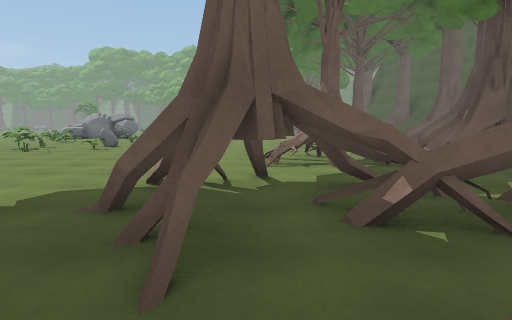
view 1 (above)

21 first-person views from a walk through a Unity game level. The camera is 1.4 m above the floor, tilts 6° down and sees 75° across. The floor is counted in squares, 2 m on a side. Each view is taken from the middle of a square. On the plan, view 1 faces up. The plan holds only what a view shows up to about 10 squares ahead; the rest is blank. The place goes on beyond the plan.

view 2
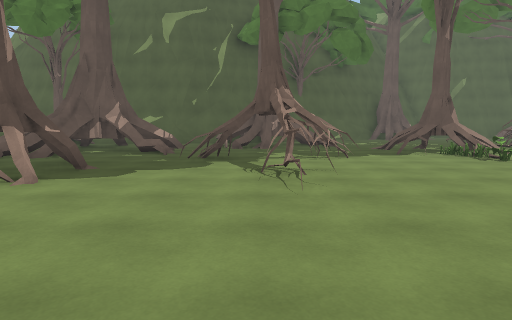

view 3
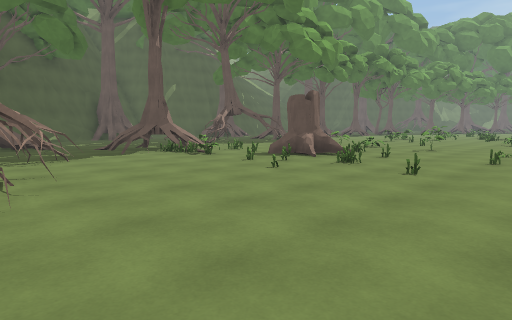

view 4
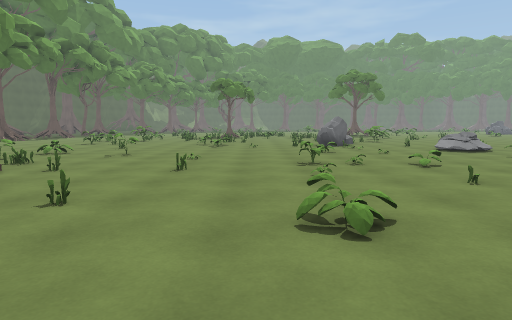

view 5
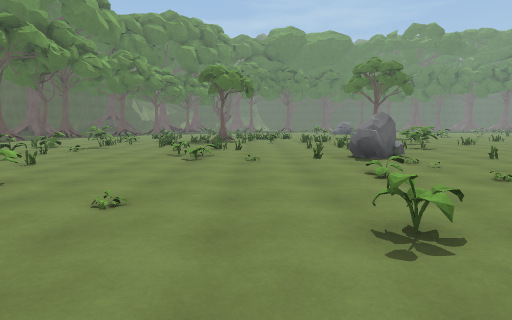

view 6
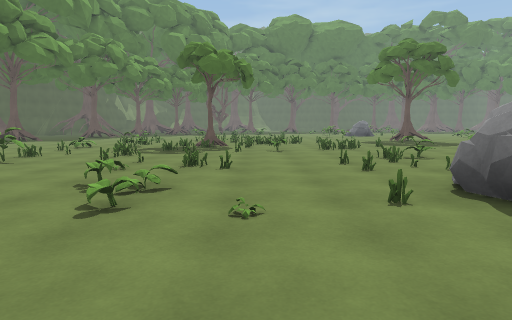

view 7
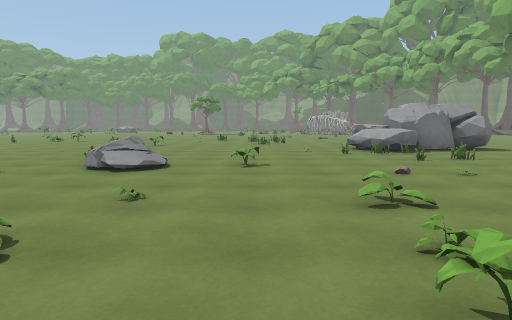

view 8
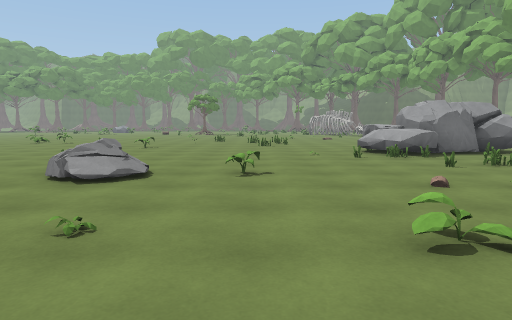

view 9
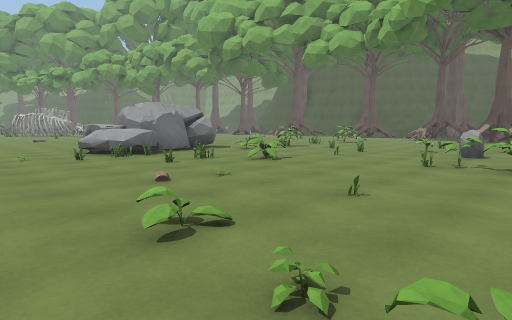

view 10
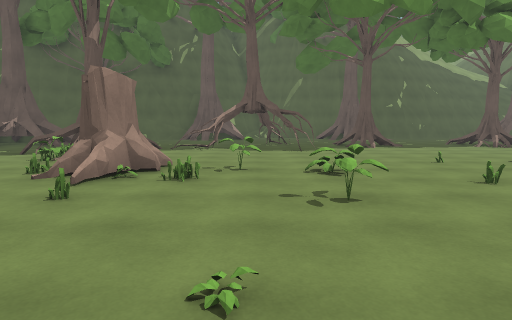

view 11
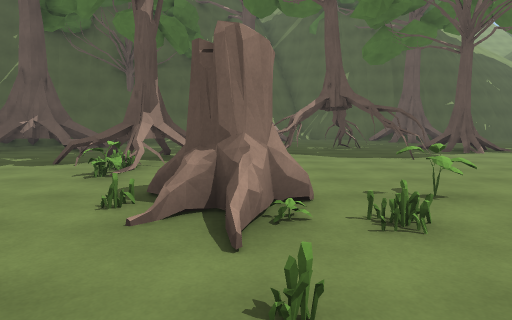

view 12
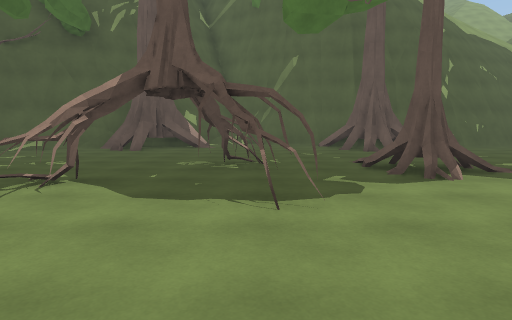

view 13
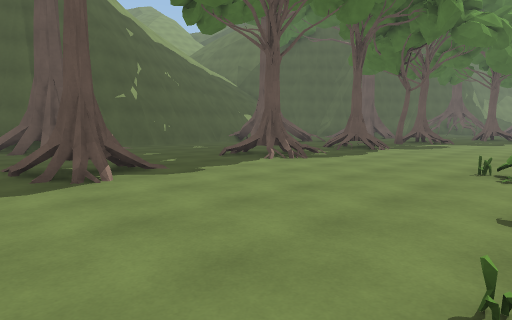

view 14
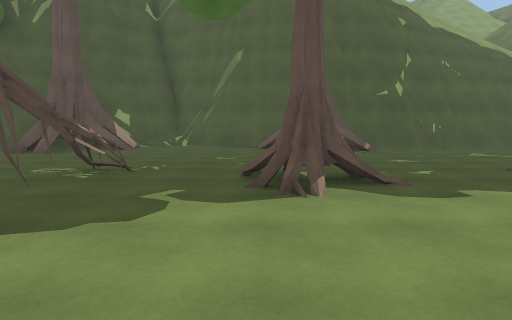

view 15
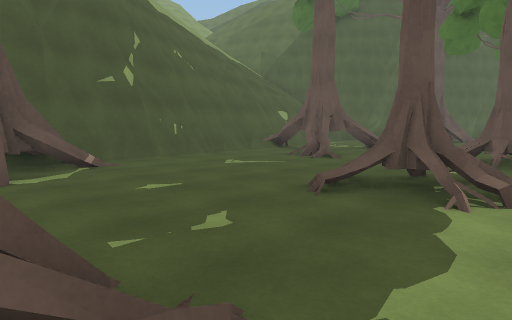

view 16
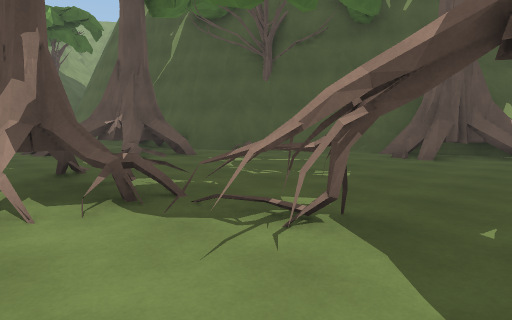

view 17
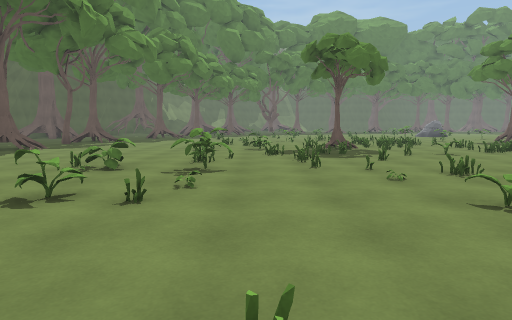

view 18
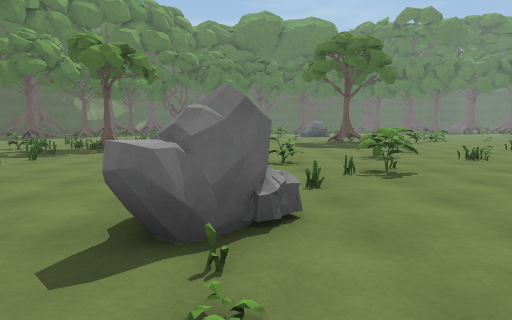

view 19
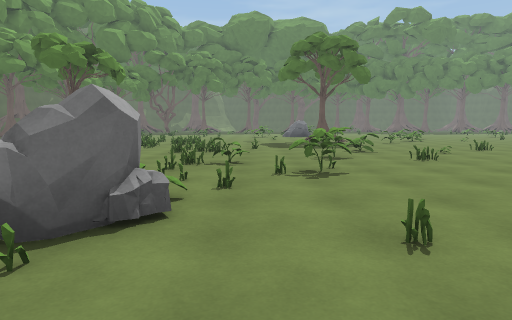

view 20
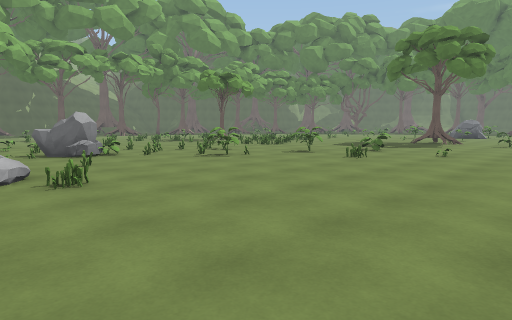

view 21
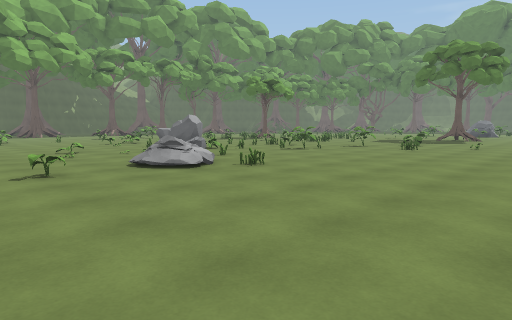

### Floor plan
Key: @ floor where view 1 was taken; # wall or solid block; . floor; / step, stairs or slope; = window, fence, low wall or low ledge; T tree; H thing the floor can be seen under or through; B boulder; O other object.
Columns run from 25 left of view 1 to 5 right of it. Each row starts with its distance up from view 1.
 19 ..   ....=......OOB
 18 .=.............OOOBB
 17 ...............OOOB.
 16 ....................
 15 .=.=.....=......=....
 14 ...#.....B/.=....=....
 13 ...=.#...O/............
 12 =.....=..............=.=
 11 .=..=..BB.........=.B....
 10 .=....=OB.........#.=.. ..
  9 .............=...==...  ....
  8 =...................... .... ##
  7 T....=................. ..TT ##
  6 T.#.............=.........TT.
  5 ...=.......=..==.............
  4 =.=..........=O.....#...###..
  3 ....=#.=...==.OO....#H..####
  2 ....==.=............# ..####
  1 ................#...#H#...==
  0 ...............TTT.....=.@##
 -1 ...........#.#.TTT......###
 -2 ...........####TT....=.=##
 -3 TT..TT..TT..#......=.#
 -4 .T..T....T.##......=##
 -5   ...................#
 -6 ..#................###
 -7 ##......#......=..###
 -8 #.....###.....#####
 -9  .#######=...###

Where each view was taken, in squares from view 1:
view 1: 0 up, 0 right, facing up
view 2: 8 up, 4 left, facing down
view 3: 8 up, 4 left, facing down-left
view 4: 8 up, 6 left, facing left
view 5: 8 up, 10 left, facing left
view 6: 8 up, 14 left, facing left
view 7: 8 up, 13 left, facing up
view 8: 9 up, 13 left, facing up
view 9: 9 up, 13 left, facing up-right
view 10: 8 up, 13 left, facing down
view 11: 6 up, 11 left, facing down
view 12: 2 up, 14 left, facing down
view 13: 2 up, 15 left, facing down-left
view 14: 1 up, 16 left, facing down
view 15: 2 down, 17 left, facing down-left
view 16: 0 up, 13 left, facing down-right
view 17: 4 up, 15 left, facing left
view 18: 11 up, 15 left, facing left
view 19: 12 up, 15 left, facing left
view 20: 19 up, 15 left, facing down-left
view 21: 19 up, 12 left, facing down-left
